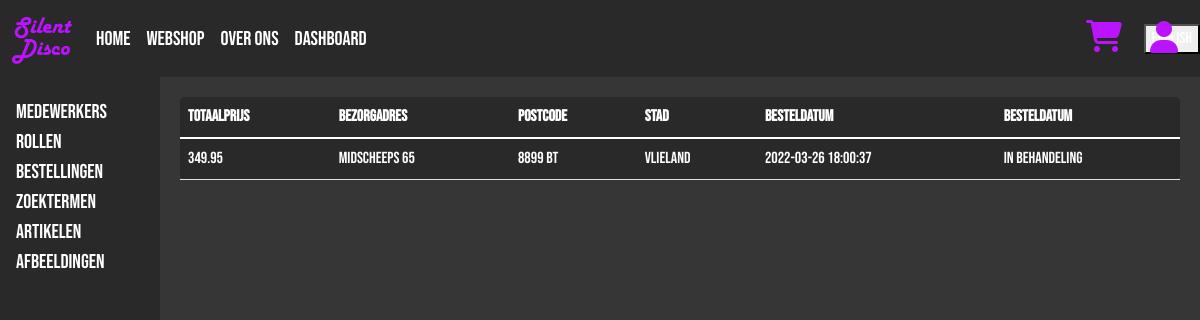
Page /userOrders.php (signed in) on the committed database.
### tables this page shows
CREATE TABLE `orderheaders` (
  `HeaderID` int(11) NOT NULL,
  `Order_By` int(11) DEFAULT NULL,
  `Total_Price` decimal(65,2) NOT NULL,
  `Deliver_Adres` varchar(255) NOT NULL,
  `Deliver_Zipcode` varchar(10) NOT NULL,
  `Deliver_City` varchar(50) NOT NULL,
  `Creation_Date` timestamp NOT NULL DEFAULT current_timestamp(),
  `Finished_Date` datetime DEFAULT NULL,
  `Status` varchar(25) NOT NULL DEFAULT 'Openstaand'
);

### Database.php (called while the page is built)
<?php
class Database {
	private string $host = 'localhost';
	private string $dbname = 'stilteaubv';
	protected $connection;
	public function __construct(string $user, string $pass) {
		if(!isset($this->connection) && empty($this->connection)) {
			try {
				$this->connection = new PDO('mysql:host=' . $this->host . ';dbname=' . $this->dbname, $user, $pass);
			} catch (PDOException $e) {
				return $e;
			}
		}
		return $this->connection;
	}
}
?>

### OrderManager.php (called while the page is built, shortened)
<?php
Class OrderManager {
    private $crud;
    public function __construct() {
        $this->crud = new Crud('root', '');
    }
    public function fetchOrderHeadersByUser($id) {
        return $this->crud->select('orderheaders', 'Order_By', $id);
    }
}
?>

### Crud.php (called while the page is built, shortened)
<?php
require_once('Database.php');
class Crud extends Database {
	public function select($table, $where, $param) {
		try {
			$select = $this->connection->prepare("SELECT * FROM {$table} WHERE `{$where}` = '{$param}'");
			$select->execute();
			return $select->fetchall(PDO::FETCH_ASSOC);
		} catch(PDOException $e) {
			return $e;
		}
	}
}
?>

### UserUI.php (the view, shortened to what this page needs)
<!doctype HTML>
<?php
require_once('OrderManager.php');
$oman = new OrderManager();
if(basename($_SERVER['PHP_SELF']) === 'userOrders.php') {
    $orders = $oman->fetchOrderHeadersByUser($_SESSION['id']);
    $count = 0;
    echo "<table class='table'>";
    foreach($orders as $rows) {
        unset($rows['HeaderID'], $rows['Order_By'], $rows['Finished_Date']);
        if($count < 1) {
            echo "<thead><tr>";
            foreach(array_keys($rows) as $keys) {
                switch($keys) {
                    case 'Total_Price':
                        $trans = 'Totaalprijs';
                        break;
                    case 'Deliver_Adres':
                        $trans = 'Bezorgadres';
                        break;
                    case 'Deliver_Zipcode':
                        $trans = 'Postcode';
                        break;
                    case 'Deliver_City':
                        $trans = 'Stad';
                        break;
                    case 'Creation_Date':
                        $trans = 'Besteldatum';
                        break;
                    default:
                        break;
                }
                echo "<th scope='col'>{$trans}</th>";
            }
            $count++;
            echo "</tr></thead>
                <tbody>
                <tr>";
        }
        foreach($rows as $key=>$value) {
            echo "<td name={$key}>{$value}</td>";
        }
        echo "</tr></tbody></table>";
    }
}
?>

### Style/base.css (style rules this page uses)
body, html { height: 100%; color: white; background-color: rgb(54, 54, 54); font-family: 'Bebas Neue', cursive; }
.table { background: rgba(29, 29, 29,0.5); border-radius: 5px; border-collapse: collapse; color: white; }
tbody tr { transition: background 0.25s ease; }

### rows in the picture
orderheaders: trans "Totaalprijs", trans "Bezorgadres", trans "Postcode", trans "Stad", trans "Besteldatum", Total_Price "349.95", Deliver_Adres "Midscheeps 65", Deliver_Zipcode "8899 BT", Deliver_City "Vlieland", Creation_Date "2022-03-26 18:00:37", Status "In behandeling"

### other values in the picture
$buttonVal "English"
